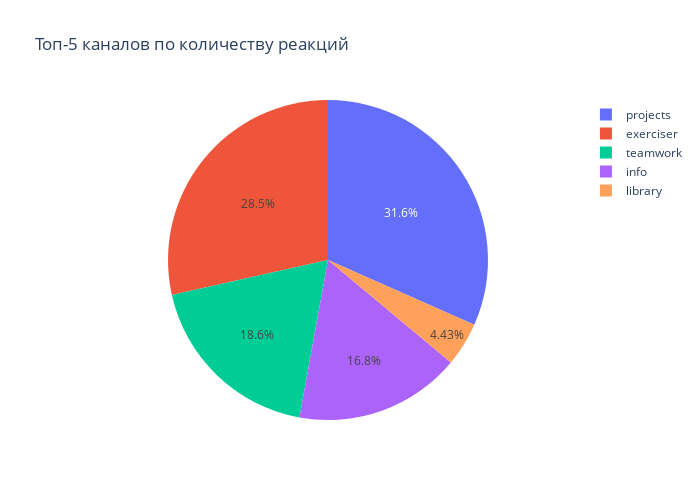

The code cell stored with this chart in its notebook:
### Code cell
channels = top5_channels_by_reactions['channel']
total = top5_channels_by_reactions['total_reactions']

fig = go.Figure(data=[go.Pie(labels=channels, values=total)])
fig.update_layout(title='Топ-5 каналов по количеству реакций',
                  width=700,
                  height=500,
                  annotations=[dict(x=1.12,
                                    y=1.05,
                                    text='',
                                    showarrow=False)])
fig.show()

### Figure 1 — Plotly figure (JSON) as saved in the notebook; plotly's stock layout.template omitted (floating-point values rounded to 4 significant figures)
{"data": [{"labels": ["projects", "exerciser", "teamwork", "info", "library"], "type": "pie", "values": [7274, 6556, 4285, 3864, 1019]}], "layout": {"annotations": [{"showarrow": false, "text": "", "x": 1.12, "y": 1.05}], "height": 500, "title": {"text": "Топ-5 каналов по количеству реакций"}, "width": 700}}
